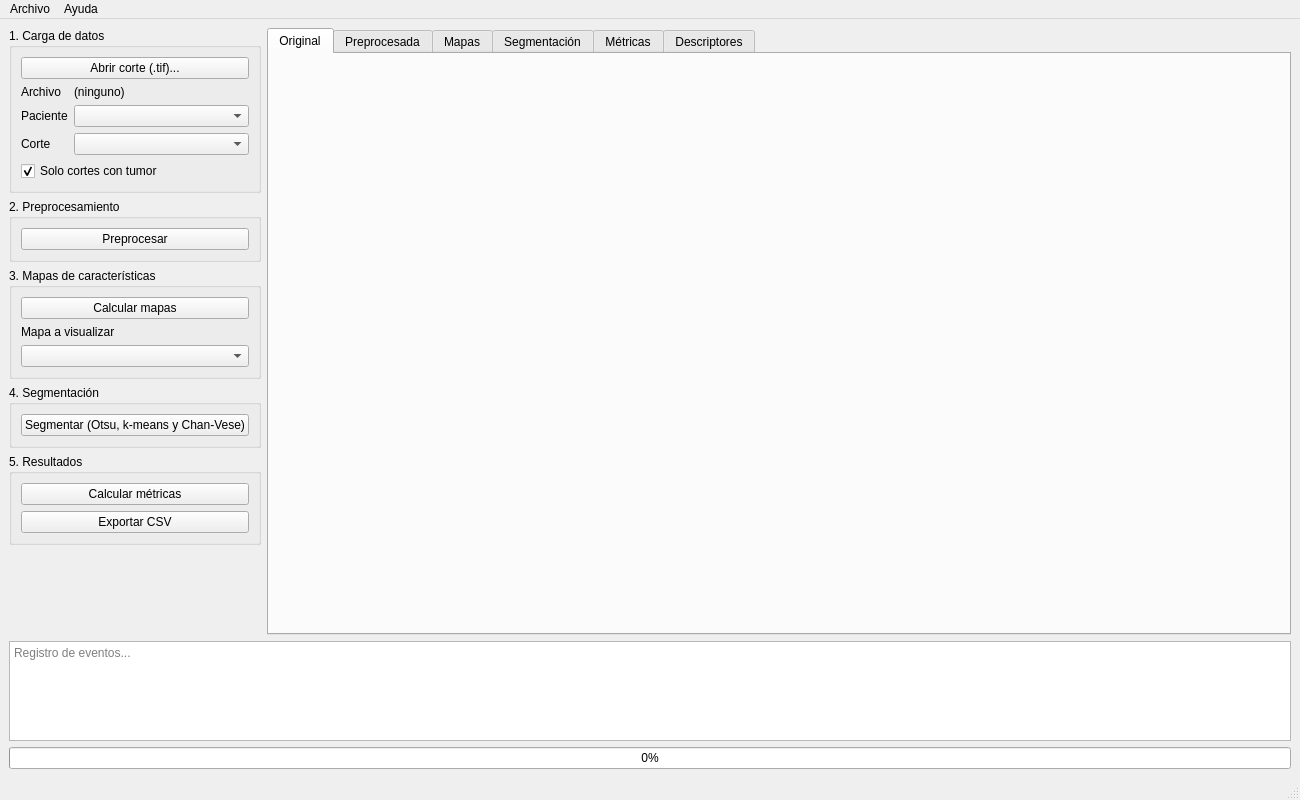
<?xml version="1.0" encoding="UTF-8"?>
<ui version="4.0">
 <class>MainWindow</class>
 

 <widget class="QMainWindow" name="MainWindow">
  

  <property name="geometry">
   <rect>
    <x>0</x>
    <y>0</y>
    <width>1300</width>
    <height>800</height>
   </rect>
  </property>
  

  <property name="windowTitle">
   <string>Segmentación de tumores en MRI FLAIR</string>
  </property>
  

  <widget class="QWidget" name="centralwidget">
   <layout class="QVBoxLayout" name="layoutCentral">
    

    <item>
     <layout class="QHBoxLayout" name="layoutSuperior">
      

      <item>
       <widget class="QWidget" name="panelControles" native="true">
        <property name="maximumSize">
         <size>
          <width>320</width>
          <height>16777215</height>
         </size>
        </property>
        

        <layout class="QVBoxLayout" name="layoutPanel">
         <property name="leftMargin">
          <number>0</number>
         </property>
         <property name="topMargin">
          <number>0</number>
         </property>
         <property name="rightMargin">
          <number>0</number>
         </property>
         <property name="bottomMargin">
          <number>0</number>
         </property>
         

         <item>
          <widget class="QGroupBox" name="grupoCarga">
           <property name="title">
            <string>1. Carga de datos</string>
           </property>
           <layout class="QFormLayout" name="layout_grupoCarga">
            <item row="0" column="0" colspan="2">
             <widget class="QPushButton" name="btnAbrir">
              <property name="text">
               <string>Abrir corte (.tif)...</string>
              </property>
             </widget>
            </item>
            <item row="1" column="0">
             <widget class="QLabel" name="labelArchivo">
              <property name="text">
               <string>Archivo</string>
              </property>
             </widget>
            </item>
            <item row="1" column="1">
             <widget class="QLabel" name="lblArchivo">
              <property name="text">
               <string>(ninguno)</string>
              </property>
              <property name="wordWrap">
               <bool>true</bool>
              </property>
             </widget>
            </item>
            <item row="2" column="0">
             <widget class="QLabel" name="labelPaciente">
              <property name="text">
               <string>Paciente</string>
              </property>
             </widget>
            </item>
            <item row="2" column="1">
             <widget class="QComboBox" name="comboPaciente"/>
            </item>
            <item row="3" column="0">
             <widget class="QLabel" name="labelCorte">
              <property name="text">
               <string>Corte</string>
              </property>
             </widget>
            </item>
            <item row="3" column="1">
             <widget class="QComboBox" name="comboCorte"/>
            </item>
            <item row="4" column="0" colspan="2">
             <widget class="QCheckBox" name="chkSoloTumor">
              <property name="text">
               <string>Solo cortes con tumor</string>
              </property>
              <property name="checked">
               <bool>true</bool>
              </property>
             </widget>
            </item>
           </layout>
          </widget>
         </item>
         <item>
          <widget class="QGroupBox" name="grupoPre">
           <property name="title">
            <string>2. Preprocesamiento</string>
           </property>
           <layout class="QVBoxLayout" name="layout_grupoPre">
            <item>
             <widget class="QPushButton" name="btnPreprocesar">
              <property name="text">
               <string>Preprocesar</string>
              </property>
             </widget>
            </item>
           </layout>
          </widget>
         </item>
         <item>
          <widget class="QGroupBox" name="grupoMapas">
           <property name="title">
            <string>3. Mapas de características</string>
           </property>
           <layout class="QVBoxLayout" name="layout_grupoMapas">
            <item>
             <widget class="QPushButton" name="btnMapas">
              <property name="text">
               <string>Calcular mapas</string>
              </property>
             </widget>
            </item>
            <item>
             <widget class="QLabel" name="labelMapa">
              <property name="text">
               <string>Mapa a visualizar</string>
              </property>
             </widget>
            </item>
            <item>
             <widget class="QComboBox" name="comboMapa"/>
            </item>
           </layout>
          </widget>
         </item>
         <item>
          <widget class="QGroupBox" name="grupoSegm">
           <property name="title">
            <string>4. Segmentación</string>
           </property>
           <layout class="QVBoxLayout" name="layout_grupoSegm">
            <item>
             <widget class="QPushButton" name="btnSegmentar">
              <property name="text">
               <string>Segmentar (Otsu, k-means y Chan-Vese)</string>
              </property>
             </widget>
            </item>
           </layout>
          </widget>
         </item>
         <item>
          <widget class="QGroupBox" name="grupoResultados">
           <property name="title">
            <string>5. Resultados</string>
           </property>
           <layout class="QVBoxLayout" name="layout_grupoResultados">
            <item>
             <widget class="QPushButton" name="btnMetricas">
              <property name="text">
               <string>Calcular métricas</string>
              </property>
             </widget>
            </item>
            <item>
             <widget class="QPushButton" name="btnExportar">
              <property name="text">
               <string>Exportar CSV</string>
              </property>
             </widget>
            </item>
           </layout>
          </widget>
         </item>
         <item>
          <spacer name="spacerPanel">
           <property name="orientation">
            <enum>Qt::Vertical</enum>
           </property>
           <property name="sizeHint" stdset="0">
            <size>
             <width>20</width>
             <height>40</height>
            </size>
           </property>
          </spacer>
         </item>
        </layout>
       </widget>
      </item>
      

      <item>
       <widget class="QTabWidget" name="tabsGraficos">
        <property name="currentIndex">
         <number>0</number>
        </property>
        <widget class="QWidget" name="tabOriginal">
         <attribute name="title">
          <string>Original</string>
         </attribute>
         <layout class="QVBoxLayout" name="layout_tabOriginal">
          <item>
           <widget class="GraphicsLayoutWidget" name="vistaOriginal" native="true"/>
          </item>
         </layout>
        </widget>
        <widget class="QWidget" name="tabPre">
         <attribute name="title">
          <string>Preprocesada</string>
         </attribute>
         <layout class="QVBoxLayout" name="layout_tabPre">
          <item>
           <widget class="GraphicsLayoutWidget" name="vistaPre" native="true"/>
          </item>
         </layout>
        </widget>
        <widget class="QWidget" name="tabMapas">
         <attribute name="title">
          <string>Mapas</string>
         </attribute>
         <layout class="QVBoxLayout" name="layout_tabMapas">
          <item>
           <widget class="GraphicsLayoutWidget" name="vistaMapa" native="true"/>
          </item>
         </layout>
        </widget>
        <widget class="QWidget" name="tabSegm">
         <attribute name="title">
          <string>Segmentación</string>
         </attribute>
         <layout class="QVBoxLayout" name="layout_tabSegm">
          <item>
           <widget class="GraphicsLayoutWidget" name="vistaSegmentacion" native="true"/>
          </item>
         </layout>
        </widget>
        <widget class="QWidget" name="tabMetricas">
         <attribute name="title">
          <string>Métricas</string>
         </attribute>
         <layout class="QVBoxLayout" name="layout_tabMetricas">
          <item>
           <widget class="QTableWidget" name="tablaMetricas">
            <property name="editTriggers">
             <set>QAbstractItemView::NoEditTriggers</set>
            </property>
            <attribute name="horizontalHeaderStretchLastSection">
             <bool>true</bool>
            </attribute>
            <column>
             <property name="text">
              <string>Métrica</string>
             </property>
            </column>
            <column>
             <property name="text">
              <string>Línea base (Otsu)</string>
             </property>
            </column>
            <column>
             <property name="text">
              <string>k-means</string>
             </property>
            </column>
            <column>
             <property name="text">
              <string>k-means + Chan-Vese</string>
             </property>
            </column>
           </widget>
          </item>
         </layout>
        </widget>
        <widget class="QWidget" name="tabDescriptores">
         <attribute name="title">
          <string>Descriptores</string>
         </attribute>
         <layout class="QVBoxLayout" name="layout_tabDescriptores">
          <item>
           <widget class="QTableWidget" name="tablaDescriptores">
            <property name="editTriggers">
             <set>QAbstractItemView::NoEditTriggers</set>
            </property>
            <attribute name="horizontalHeaderStretchLastSection">
             <bool>true</bool>
            </attribute>
            <column>
             <property name="text">
              <string>Descriptor</string>
             </property>
            </column>
            <column>
             <property name="text">
              <string>Máscara real (GT)</string>
             </property>
            </column>
            <column>
             <property name="text">
              <string>Máscara predicha</string>
             </property>
            </column>
           </widget>
          </item>
         </layout>
        </widget>
       </widget>
      </item>
      

     </layout>
    </item>
    

    <item>
     <widget class="QPlainTextEdit" name="txtLog">
      <property name="maximumSize">
       <size>
        <width>16777215</width>
        <height>100</height>
       </size>
      </property>
      <property name="readOnly">
       <bool>true</bool>
      </property>
      <property name="placeholderText">
       <string>Registro de eventos...</string>
      </property>
     </widget>
    </item>
    

    <item>
     <widget class="QProgressBar" name="barraProgreso">
      <property name="value">
       <number>0</number>
      </property>
     </widget>
    </item>
    

   </layout>
  </widget>
  

  <widget class="QMenuBar" name="menubar">
   <property name="geometry">
    <rect>
     <x>0</x>
     <y>0</y>
     <width>1300</width>
     <height>21</height>
    </rect>
   </property>
   

   <widget class="QMenu" name="menuArchivo">
    <property name="title">
     <string>Archivo</string>
    </property>
    <addaction name="actionAbrir"/>
    <addaction name="actionExportar"/>
    <addaction name="separator"/>
    <addaction name="actionSalir"/>
   </widget>
   

   <widget class="QMenu" name="menuAyuda">
    <property name="title">
     <string>Ayuda</string>
    </property>
    <addaction name="actionAcercaDe"/>
   </widget>
   

   <addaction name="menuArchivo"/>
   <addaction name="menuAyuda"/>
  </widget>
  

  <widget class="QStatusBar" name="statusbar"/>
  

  <action name="actionAbrir">
   <property name="text">
    <string>Abrir...</string>
   </property>
   <property name="shortcut">
    <string>Ctrl+O</string>
   </property>
  </action>
  <action name="actionExportar">
   <property name="text">
    <string>Exportar CSV</string>
   </property>
   <property name="shortcut">
    <string>Ctrl+E</string>
   </property>
  </action>
  <action name="actionSalir">
   <property name="text">
    <string>Salir</string>
   </property>
   <property name="shortcut">
    <string>Ctrl+Q</string>
   </property>
  </action>
  <action name="actionAcercaDe">
   <property name="text">
    <string>Acerca de</string>
   </property>
  </action>
  

 </widget>
 

 <customwidgets>
  <customwidget>
   <class>GraphicsLayoutWidget</class>
   <extends>QWidget</extends>
   <header>pyqtgraph</header>
   <container>1</container>
  </customwidget>
 </customwidgets>
 

 <resources/>
 <connections/>
</ui>
